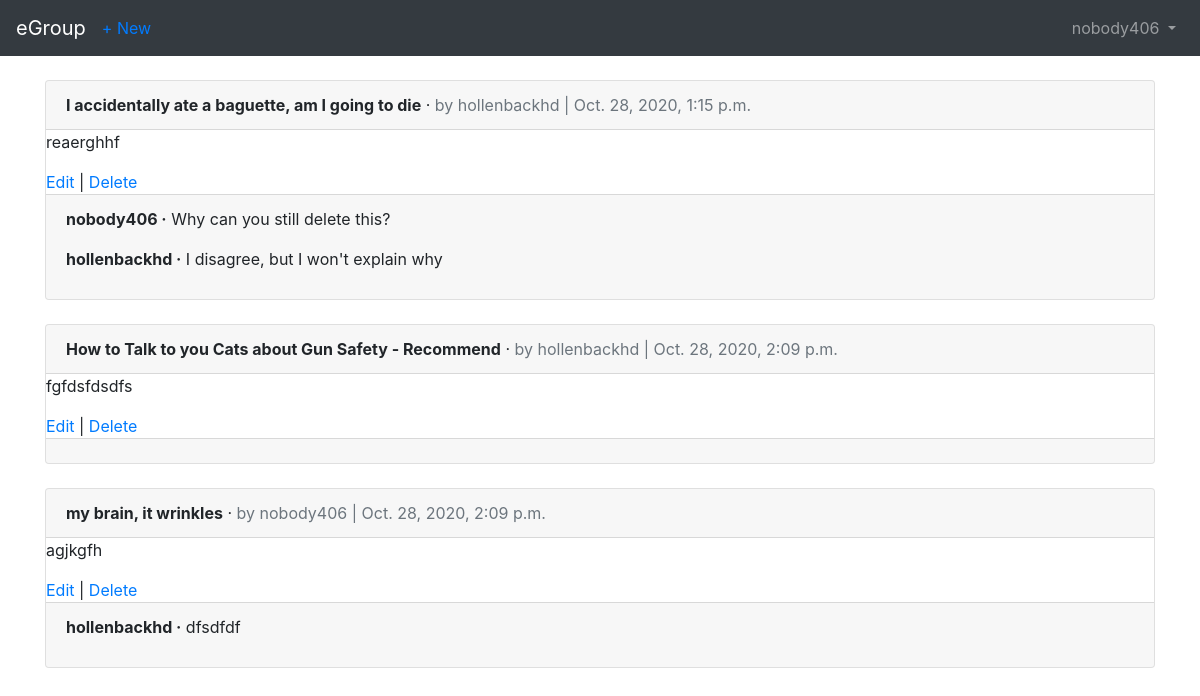
/allgroups/ (signed in), run on the app's committed database.
### users/models.py (models this page shows)
class CustomUser(AbstractUser):
    age = models.PositiveIntegerField(null=True, blank=True)

### allgroups/models.py (models this page shows, shortened)
class Allgroups(models.Model):
    title = models.CharField(max_length=255)
    body = models.TextField()
    date = models.DateTimeField(auto_now_add=True)
    author = models.ForeignKey(
        get_user_model(),
        on_delete=models.CASCADE,
        )

class Comment(models.Model):
    allgroups = models.ForeignKey(
        Allgroups,
        on_delete=models.CASCADE,
        related_name = 'comments',
        )
    comment = models.CharField(max_length=140)
    author = models.ForeignKey(
        get_user_model(),
        on_delete=models.CASCADE,
        )
    def __str__(self):
        return self.comment

### allgroups/views.py (the view)
# urls.py: path('', AllgroupsListView.as_view(), name='allgroups_list'),
class AllgroupsListView(ListView):
    model = Allgroups
    template_name = 'allgroups_list.html'

### templates/allgroups_list.html (shortened to what this page needs)
{% extends 'base.html' %}
{% block content %}
{% for allgroups in object_list %}
<div class="card">
<div class="card-header">
<span class="font-weight-bold">{{ allgroups.title }}</span> &middot;
<span class="text-muted">by {{ allgroups.author }} |
{{ allgroups.date }}</span>
</div>
<div class="card=body">
<p>{{ allgroups.body }}</p>
<a href="{% url 'allgroups_edit' allgroups.pk %}">Edit</a> |
<a href="{% url 'allgroups_delete' allgroups.pk %}">Delete</a>
</div>
<div class="card-footer">
{% for comment in allgroups.comments.all %}
<p>
<span class="font-weight-bold">{{ comment.author }} &middot;</span>
{{ comment }}
</p>
{% endfor %}
</div>
</div>
<br />
{% endfor %}
{% endblock content %}

### templates/base.html (shortened to what this page needs)
<!doctype html>
<html lang="en">
  <head>
    <link rel="stylesheet"
    href="https://stackpath.bootstrapcdn.com/bootstrap/4.1.3/css/bootstrap.min.css"
>
  </head>
  <body>
    <nav class="navbar navbar-expand-md navbar-dark bg-dark mb-4">
      <a class="navbar-brand" href="{% url 'home' %}">eGroup</a>
	{% if user.is_authenticated %}
<ul class="navbar-nav mr-auto">
<li class="nav-item"><a href="{% url 'allgroups_new' %}">+ New</a></li>
</ul>
{% endif %}
    <div class="collapse navbar-collapse" id="navbarCollapse">
      {% if user.is_authenticated %}
        <ul class="navbar-nav ml-auto">
          <li class="nav-item">
            <a class="nav-link dropdown-toggle" href="#" id="userMenu"
              data-toggle="dropdown" aria-haspopup="true"
              aria-expanded="false">
              {{ user.username }}
            </a>
          </li>
        </ul>
      {% endif %}
    </div>
  </nav>
  <div class="container">
    {% block content %}
    {% endblock content %}
  </div>
  </body>
</html>

### data on the page
CustomUser: username "nobody406"
Allgroups: title "I accidentally ate a baguette, am I going to die", author "hollenbackhd", date "Oct. 28, 2020, 1:15 p.m.", body "reaerghhf"
Comment: author "nobody406", comment "Why can you still delete this?"
Comment: author "hollenbackhd", comment "I disagree, but I won't explain why"
Allgroups: title "How to Talk to you Cats about Gun Safety - Recommend", author "hollenbackhd", date "Oct. 28, 2020, 2:09 p.m.", body "fgfdsfdsdfs"
Allgroups: title "my brain, it wrinkles", author "nobody406", date "Oct. 28, 2020, 2:09 p.m.", body "agjkgfh"
Comment: author "hollenbackhd", comment "dfsdfdf"
